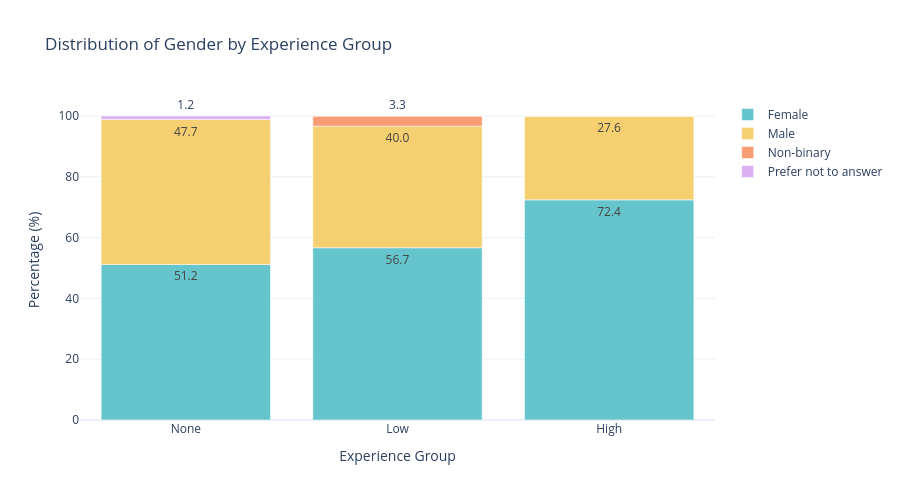

The notebook cell saved with this chart:
### Code cell
display_name, col_name = tupled_data[0]
analyze_demographic_variable(col_name, display_name, grupos_data_socio, grupos_nomes)

### Figure 1 — Plotly figure (JSON) as saved in the notebook; plotly's stock layout.template omitted (floating-point values rounded to 4 significant figures)
{"data": [{"hovertemplate": "gender_english=Female<br>Experience Group=%{x}<br>Percentage (%)=%{y}<extra></extra>", "legendgroup": "Female", "marker": {"color": "rgb(102, 197, 204)", "pattern": {"shape": ""}}, "name": "Female", "orientation": "v", "showlegend": true, "textposition": "auto", "texttemplate": "%{y:.1f}", "type": "bar", "x": ["None", "Low", "High"], "xaxis": "x", "y": [51.16, 56.67, 72.41], "yaxis": "y"}, {"hovertemplate": "gender_english=Male<br>Experience Group=%{x}<br>Percentage (%)=%{y}<extra></extra>", "legendgroup": "Male", "marker": {"color": "rgb(246, 207, 113)", "pattern": {"shape": ""}}, "name": "Male", "orientation": "v", "showlegend": true, "textposition": "auto", "texttemplate": "%{y:.1f}", "type": "bar", "x": ["None", "Low", "High"], "xaxis": "x", "y": [47.67, 40.0, 27.59], "yaxis": "y"}, {"hovertemplate": "gender_english=Non-binary<br>Experience Group=%{x}<br>Percentage (%)=%{y}<extra></extra>", "legendgroup": "Non-binary", "marker": {"color": "rgb(248, 156, 116)", "pattern": {"shape": ""}}, "name": "Non-binary", "orientation": "v", "showlegend": true, "textposition": "auto", "texttemplate": "%{y:.1f}", "type": "bar", "x": ["None", "Low", "High"], "xaxis": "x", "y": [0.0, 3.333, 0.0], "yaxis": "y"}, {"hovertemplate": "gender_english=Prefer not to answer<br>Experience Group=%{x}<br>Percentage (%)=%{y}<extra></extra>", "legendgroup": "Prefer not to answer", "marker": {"color": "rgb(220, 176, 242)", "pattern": {"shape": ""}}, "name": "Prefer not to answer", "orientation": "v", "showlegend": true, "textposition": "auto", "texttemplate": "%{y:.1f}", "type": "bar", "x": ["None", "Low", "High"], "xaxis": "x", "y": [1.163, 0.0, 0.0], "yaxis": "y"}], "layout": {"barmode": "relative", "height": 500, "legend": {"title": {"text": ""}, "tracegroupgap": 0}, "title": {"text": "Distribution of Gender by Experience Group"}, "xaxis": {"anchor": "y", "domain": [0, 1], "title": {"text": "Experience Group"}}, "yaxis": {"anchor": "x", "domain": [0, 1], "title": {"text": "Percentage (%)"}}}}
